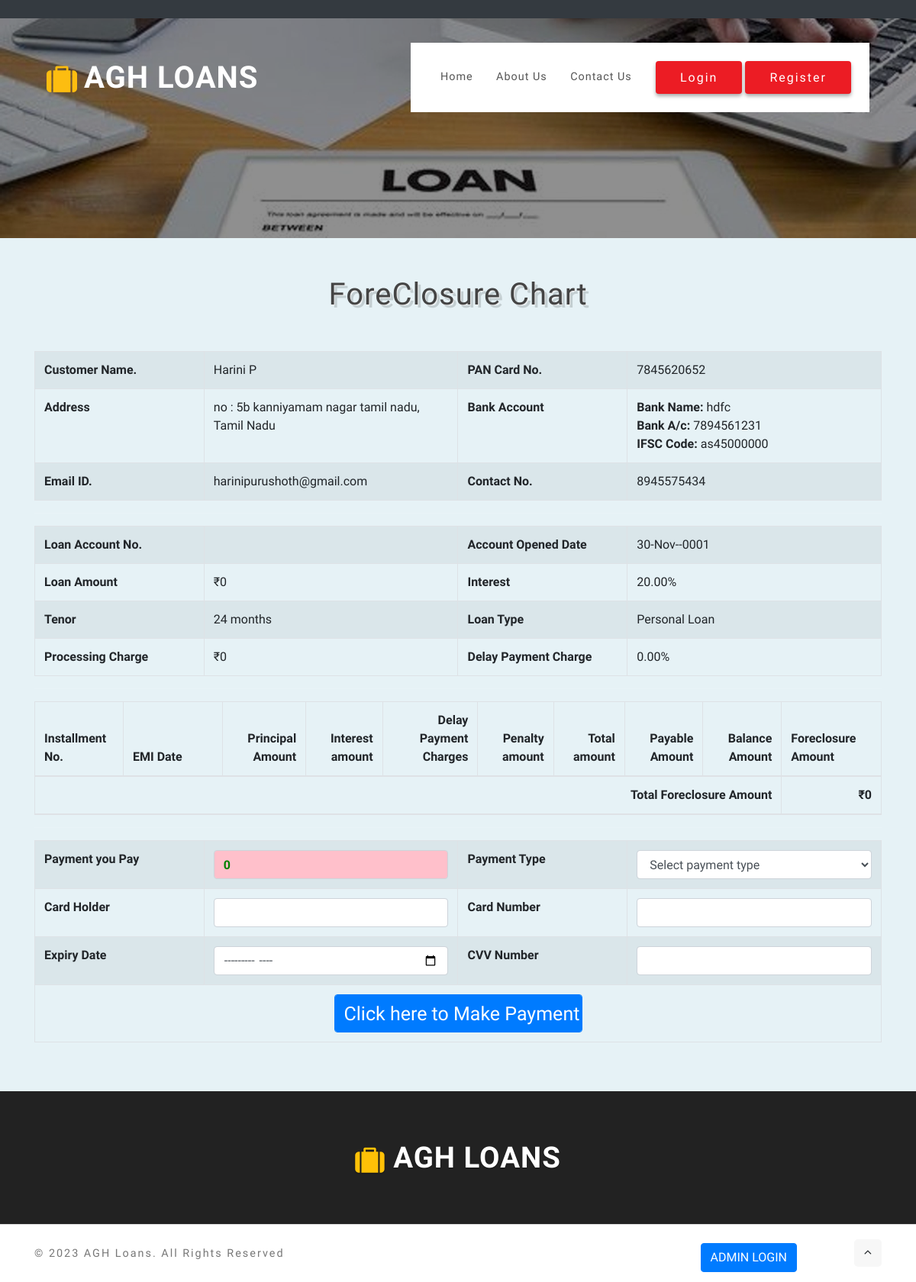
/foreclosurechart.php?lacc_id=50, run on the app's committed database.
### tables this page shows
CREATE TABLE `lacc_loanaccount` (
  `lacc_id` int(10) NOT NULL,
  `cst_id` int(11) NOT NULL,
  `lacc_no` varchar(50) NOT NULL,
  `comp_name` varchar(30) NOT NULL,
  `lacc_custname` varchar(50) NOT NULL,
  `lacc_swdof` varchar(30) NOT NULL,
  `lacc_dob` date NOT NULL,
  `lacc_pan` varchar(20) NOT NULL,
  `lacc_securityentry` text NOT NULL,
  `lacc_restype` varchar(25) NOT NULL,
  `lacc_resaddr` text NOT NULL,
  `lacc_compaddr` text NOT NULL,
  `lacc_permaddr` text NOT NULL,
  `lacc_gender` varchar(10) NOT NULL,
  `lacc_martialst` varchar(10) NOT NULL,
  `lacc_jobprofile` text NOT NULL,
  `lacc_education` varchar(25) NOT NULL,
  `lacc_ihave` text NOT NULL,
  `lacc_bankac` text NOT NULL,
  `lacc_loanamt` double(10,2) NOT NULL,
  `lacc_intrate` double(10,2) NOT NULL,
  `interest_amt` double NOT NULL,
  `lacc_tenor` text NOT NULL,
  `lacc_reference1` varchar(250) NOT NULL,
  `lacc_reference2` varchar(250) NOT NULL,
  `lacc_guarantor1` text NOT NULL,
  `lacc_guarantor2` text NOT NULL,
  `lacc_photo` varchar(100) NOT NULL,
  `lacc_idproof` varchar(100) NOT NULL,
  `lacc_adressproof` varchar(100) NOT NULL,
  `lacc_applicationdt` date NOT NULL,
  `lacc_opendt` date NOT NULL,
  `ltyp_id` int(10) NOT NULL,
  `ltyp_loantyp` varchar(50) NOT NULL,
  `lpf_id` int(10) NOT NULL,
  `lpf_amttype` varchar(25) NOT NULL,
  `lacc_ipfprocessingfee` double(10,2) NOT NULL,
  `lacc_remarks` text NOT NULL,
  `dpmt_charge` double(10,2) NOT NULL,
  `capture_pancard` text NOT NULL,
  `lacc_status` varchar(10) NOT NULL
);

CREATE TABLE `cst_customer` (
  `cst_id` int(10) NOT NULL,
  `usr_id` int(10) NOT NULL,
  `cst_type` varchar(15) NOT NULL COMMENT 'company or person',
  `comp_name` varchar(50) NOT NULL,
  `cst_fname` varchar(100) NOT NULL,
  `cst_mname` varchar(50) NOT NULL,
  `cst_lname` varchar(50) NOT NULL,
  `cst_dob` date NOT NULL,
  `cst_gender` varchar(10) NOT NULL,
  `cst_address` text NOT NULL,
  `cst_state` varchar(50) NOT NULL,
  `cst_contact` varchar(15) NOT NULL,
  `cst_email` varchar(100) NOT NULL,
  `cst_password` varchar(100) NOT NULL,
  `cst_bankdetail` text NOT NULL,
  `cst_jobdetail` text NOT NULL,
  `cst_note` text NOT NULL,
  `cst_pan` varchar(25) NOT NULL,
  `cst_photo` varchar(100) NOT NULL,
  `cst_idproof` varchar(100) NOT NULL,
  `cst_addressproof` varchar(100) NOT NULL,
  `cst_status` varchar(10) NOT NULL
);

### foreclosurechart.php (the view, shortened to what this page needs)
<?php
include("header.php");
$sqllacc_loanaccount = "SELECT lacc_loanaccount.*,cst_customer.* FROM  lacc_loanaccount LEFT JOIN cst_customer on lacc_loanaccount.cst_id=cst_customer.cst_id where lacc_loanaccount.lacc_id='$_GET[lacc_id]' ";
$qsqllacc_loanaccount = mysqli_query($con,$sqllacc_loanaccount);
$rslacc_loanaccount = mysqli_fetch_array($qsqllacc_loanaccount);
?>
<form method="post" action=""  >
    <section class="products py-5" id="stats">
        <div class="container">
 <h3 class="title-w3ls mb-sm-5 mb-4 text-center"> ForeClosure Chart</h3>
	<table class="table table-striped table-bordered">
			<tr>
			<?php
			if($rslacc_loanaccount['comp_name'] != "")
			{
			?>
				<th>Company Name.</th>
				<td style="text-align: left;"><?php echo $rslacc_loanaccount['comp_name']; ?></td>
			<?php
			}
			else
			{
			?>
				<th>Customer Name.</th>
				<td style="text-align: left;"><?php echo $rslacc_loanaccount['lacc_custname']; ?></td>
			<?php
			}
			?>
				<th>PAN Card No. </th>
				<td style="text-align: left;"><?php echo $rslacc_loanaccount['cst_pan']; ?></td>
			</tr>
			<tr>
				<th style="width:20%">Address</th>
				<td style="text-align: left;width:30%"><?php echo $rslacc_loanaccount['cst_address']; ?>, <?php echo $rslacc_loanaccount['cst_state']; ?></td>
				<th style="width:20%">Bank Account</th>
				<td  style="text-align: left;width:30%"><?php $arrbankdet =  unserialize($rslacc_loanaccount['cst_bankdetail']); ?>
				<b>Bank Name:</b> <?php echo $arrbankdet[0]; ?><br>
				<b>Bank A/c:</b> <?php echo $arrbankdet[1]; ?><br>
				<b>IFSC Code:</b> <?php echo $arrbankdet[2]; ?><br>
				</td>
			</tr>
			<tr>
				<th>Email ID.</th>
				<td style="text-align: left;"><?php echo $rslacc_loanaccount['cst_email']; ?></td>
				<th>Contact No. </th>
				<td style="text-align: left;"><?php echo $mobno = $rslacc_loanaccount['cst_contact']; ?></td>
			</tr>
	</table>
	<hr>
	<table class="table table-striped table-bordered">
			<tr>
				<th style="width:20%">Loan Account No.</th>
				<td  style="text-align: left;width:30%" ><?php echo $txtloanacno = $rslacc_loanaccount['lacc_no']; ?></td>
				<th style="width:20%">Account Opened Date</th>
				<td  style="text-align: left;width:30%" ><?php echo date("d-M-Y",strtotime($rslacc_loanaccount['lacc_opendt'])); ?></td>
			</tr>
			<tr>
				<th>Loan Amount</th>
				<td style="text-align: left;"><?php echo moneyFormatIndia($rslacc_loanaccount['lacc_loanamt']); ?></td>
				<th>Interest </th>
				<td style="text-align: left;"><?php echo $rslacc_loanaccount['lacc_intrate']; ?>%</td>
			</tr>
			<tr>
				<th>Tenor</th>
				<td style="text-align: left;"><?php echo $rslacc_loanaccount['lacc_tenor']; ?> months</td>
				<th>Loan Type </th>
				<td style="text-align: left;"><?php echo $rslacc_loanaccount['ltyp_loantyp']; ?></td>
			</tr>
			<tr>
				<th>Processing Charge</th>
				<td style="text-align: left;"><?php echo moneyFormatIndia($rslacc_loanaccount['lacc_ipfprocessingfee']); ?></td>
				<th>Delay Payment Charge</th>
				<td style="text-align: left;"><?php echo $rslacc_loanaccount['dpmt_charge']; ?>%</td>
			</tr>
	</table>
	<hr>
	<table  class="table table-striped table-bordered">
		<THEAD>
			<tr>
				<th>Installment No.</th>
				<th style="width: 130px;">EMI Date</th>
				<th style='text-align: right'>Principal Amount</th>
				<th style='text-align: right'>Interest amount</th>
				<th style='text-align: right'>Delay Payment Charges</th>
				<th style='text-align: right'>Penalty amount</th>
				<th style='text-align: right'>Total amount</th>
				<th style='text-align: right'>Payable Amount</th>
				<th style='text-align: right'>Balance Amount</th>
				<th>Foreclosure Amount</th>
			</tr>
		</THEAD>
			<?php
			$pmtst=0;$pmtst1=0;$totamttopay=0;
			?>
		<THEAD>
			<tr>
				<th style='text-align: right' colspan="9">Total Foreclosure Amount</th>
				<th style="text-align: right;"><?php echo moneyFormatIndia($totamttopay); ?></th>
			</tr>
		</THEAD>
	</table>
	<hr>
	<table class="table table-striped table-bordered">
			<tr>
				<th>Payment you Pay</th>
				<td style="text-align: left;"><input type="number"  class="form-control" name="paymentamt" id="paymentamt" readonly style="background-color: pink; color: green;font-weight: 900;" value="<?php echo intval($totamttopay); ?>"  ><span id="idpaymentamt" class="errorclass"></td>
				<th style="width:20%">Payment Type</th>
				<td  style="text-align: left;width:30%" >
	<select class="form-control" name="paymenttype" id="paymenttype">
		<option value="">Select payment type</option>
	</select><span id="idpaymenttype" class="errorclass"></span>
				</td>
			</tr>
			<tr>
				<th style="width:20%">Card Holder</th>
				<td  style="text-align: left;width:30%" ><input type="text"  class="form-control" name="cardholder" id="cardholder"  ><span id="idcardholder" class="errorclass"></span></td>
				<th>Card Number</th>
				<td style="text-align: left;"><input type="number"  class="form-control" name="cardnumber" id="cardnumber" min="1000000000000000"  max="9999999999999999"  ><span id="idcardnumber" class="errorclass"></td>
			</tr>
			<tr>
				<th>Expiry Date </th>
				<td style="text-align: left;"><input type="month"  class="form-control" name="expirydate" id="expirydate" min="<?php echo date("Y-m"); ?>"  ><span id="idexpirydate" class="errorclass"></span></td>
				<th>CVV Number</th>
				<td style="text-align: left;"><input type="number"  class="form-control" name="cvvnumber" id="cvvnumber" min="101" max="999" ><span id="idcvvnumber" class="errorclass"></td>
			</tr>
			<tr>
				<th colspan="4"><center><input type="submit" class="form-control btn btn-primary" name="submit" id="submit" style="width: 325px;height: 50px;font-size: 25px;" value="Click here to Make Payment" ></center></th>
			</tr>
	</table>
        </div>
    </section>
</form>
<?php
include("footer.php");
?>

### css/style.css (style rules this page uses)
html, body { margin: 0; font-size: 100%; background: #fff; scroll-behavior: smooth; font-family: 'Catamaran', sans-serif; }
input[type="button"], input[type="submit"], input[type="text"], input[type="email"], input[type="search"] { transition: 0.5s all; -webkit-transition: 0.5s all; -moz-transition: 0.5s all; -o-transition: 0.5s all; -ms-transition: 0.5s all; font-family: 'Catamaran', sans-serif; }
h1, h2, h3, h4, h5, h6 { margin: 0; letter-spacing: 1px; font-weight: 600; font-family: 'Catamaran', sans-serif; }
h3.title-w3ls, h3.title-w3ls.two { font-size: 3em; color: #444; }
.products { background: #e6f2f6; }
hr { border-top: 1px solid rgba(251, 247, 247, 0.1); }
@media screen and (max-width:1366px) { h3.title-w3ls, h3.title-w3ls.two, h4.tittle { font-size: 2.5em; } }

### header.php (style rules this page uses)
.title-w3ls { font: 400 100px/1.3 'Berkshire Swash', Helvetica, sans-serif; color: #2b2b2b; text-shadow: 1px 1px 0px #ededed, 4px 4px 0px rgba(0,0,0,0.15); }

### data on the page
lacc_loanaccount: lacc_custname "Harini P", cst.cst_pan "7845620652", cst.cst_address "no : 5b kanniyamam nagar tamil nadu", cst.cst_state "Tamil Nadu", cst.cst_bankdetail "hdfc", cst.cst_bankdetail "7894561231", cst.cst_bankdetail "as45000000", cst.cst_email "harinipurushoth@gmail.com", cst.cst_contact "8945575434", lacc_opendt "30-Nov--0001", lacc_loanamt "₹0", lacc_intrate "20.00", lacc_tenor "24", ltyp_loantyp "Personal Loan", lacc_ipfprocessingfee "₹0", dpmt_charge "0.00"

### other printed values
moneyFormatIndia($totamttopay) "₹0"
